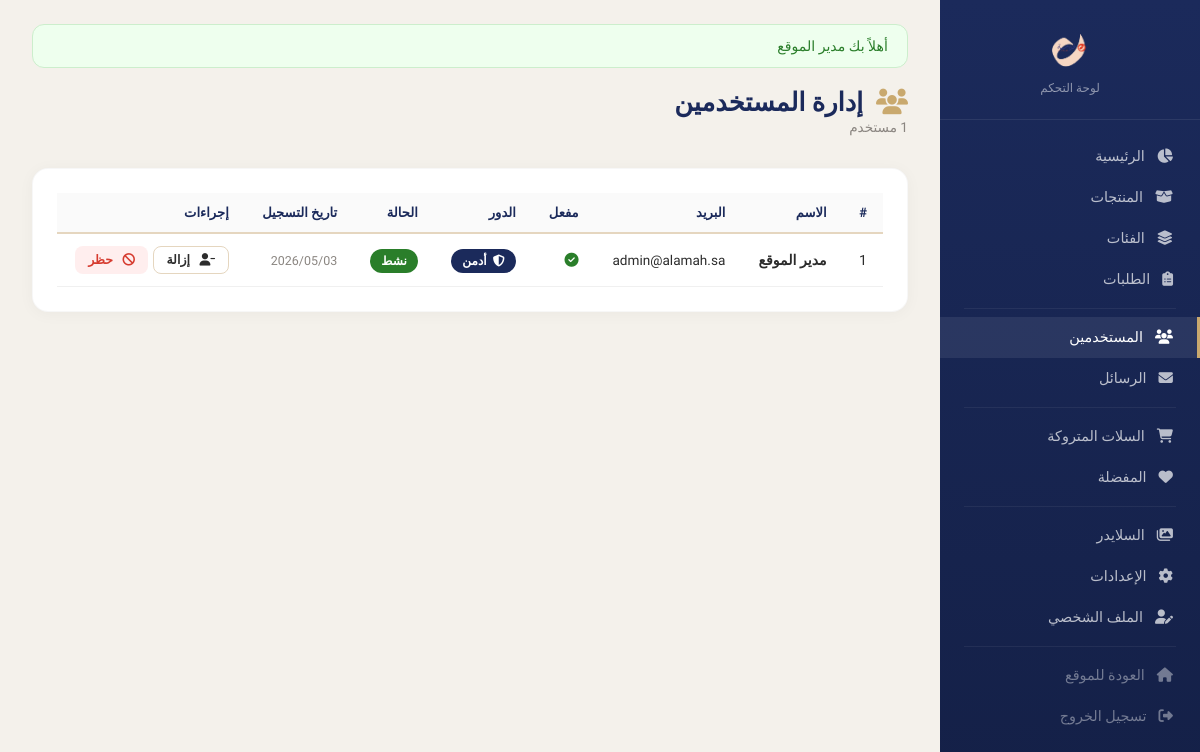
The page /admin/users.php (signed in) on the database its author committed.
### tables this page shows
CREATE TABLE IF NOT EXISTS `users` (
  `id` INT UNSIGNED AUTO_INCREMENT PRIMARY KEY,
  `name` VARCHAR(100) NOT NULL,
  `email` VARCHAR(150) NOT NULL UNIQUE,
  `password_hash` VARCHAR(255) NOT NULL,
  `is_verified` TINYINT(1) DEFAULT 0,
  `is_admin` TINYINT(1) DEFAULT 0,
  `avatar` VARCHAR(255) DEFAULT NULL,
  `status` ENUM('active','banned') DEFAULT 'active',
  `created_at` DATETIME DEFAULT CURRENT_TIMESTAMP,
  `updated_at` DATETIME DEFAULT CURRENT_TIMESTAMP ON UPDATE CURRENT_TIMESTAMP
);

### classes/Database.php (called while the page is built, shortened)
<?php
class Database {
    private static ?PDO $instance = null;
    public static function getInstance(): PDO {
        if (self::$instance === null) {
            try {
                $dsn = 'mysql:host=' . DB_HOST . ';dbname=' . DB_NAME . ';charset=' . DB_CHARSET;
                self::$instance = new PDO($dsn, DB_USER, DB_PASS, [
                    PDO::ATTR_ERRMODE            => PDO::ERRMODE_EXCEPTION,
                    PDO::ATTR_DEFAULT_FETCH_MODE  => PDO::FETCH_ASSOC,
                    PDO::ATTR_EMULATE_PREPARES    => false,
                    PDO::MYSQL_ATTR_INIT_COMMAND  => "SET NAMES utf8mb4 COLLATE utf8mb4_unicode_ci"
                ]);
            } catch (PDOException $e) {
                die('خطأ في الاتصال بقاعدة البيانات: ' . $e->getMessage());
            }
        }
        return self::$instance;
    }
}

### classes/User.php (called while the page is built, shortened)
<?php
require_once __DIR__ . '/Database.php';
class User {
    private PDO $db;
    public function __construct() {
        $this->db = Database::getInstance();
    }
    public function getAll(int $limit = 50, int $offset = 0): array {
        $stmt = $this->db->prepare("SELECT id, name, email, is_verified, is_admin, status, created_at FROM users ORDER BY created_at DESC LIMIT ? OFFSET ?");
        $stmt->execute([$limit, $offset]);
        return $stmt->fetchAll();
    }
}

### includes/functions.php (called while the page is built, shortened)
<?php
function clean(string $str): string {
    return htmlspecialchars(trim($str), ENT_QUOTES, 'UTF-8');
}

### admin/users.php (the view, shortened to what this page needs)
<?php
require_once __DIR__ . '/../classes/User.php';
$userModel = new User();
$users = $userModel->getAll();
require_once __DIR__ . '/includes/header.php';
?>
<div class="admin-topbar"><div><h1><i class="fa-solid fa-users" style="margin-left:0.4rem;color:var(--admin-gold);"></i> إدارة المستخدمين</h1><span class="breadcrumb-text"><?= count($users) ?> مستخدم</span></div></div>
<div class="admin-card">
  <div class="table-responsive">
    <table class="admin-table">
      <thead><tr><th>#</th><th>الاسم</th><th>البريد</th><th>مفعل</th><th>الدور</th><th>الحالة</th><th>تاريخ التسجيل</th><th>إجراءات</th></tr></thead>
      <tbody>
        <?php foreach ($users as $u): ?>
        <tr>
          <td><?= $u['id'] ?></td>
          <td style="font-weight:600;"><?= clean($u['name']) ?></td>
          <td dir="ltr" style="font-size:0.85rem;"><?= clean($u['email']) ?></td>
          <td><?= $u['is_verified'] ? '<i class="fa-solid fa-circle-check" style="color:#2A7E2A;"></i>' : '<i class="fa-solid fa-circle-xmark" style="color:var(--admin-red);"></i>' ?></td>
          <td><?= $u['is_admin'] ? '<span class="badge bg-primary"><i class="fa-solid fa-shield-halved" style="margin-left:0.2rem;"></i> أدمن</span>' : '<span style="color:var(--admin-gray);">مستخدم</span>' ?></td>
          <td><?= $u['status'] === 'active' ? '<span class="badge bg-success">نشط</span>' : '<span class="badge bg-danger">محظور</span>' ?></td>
          <td style="font-size:0.78rem;color:var(--admin-gray);"><?= date('Y/m/d', strtotime($u['created_at'])) ?></td>
          <td style="display:flex;gap:0.3rem;">
            <a href="users.php?toggle_admin=<?= $u['id'] ?>" class="btn-admin btn-admin--outline btn-admin--sm"><?= $u['is_admin'] ? '<i class="fa-solid fa-user-minus" style="margin-left:0.2rem;"></i> إزالة' : '<i class="fa-solid fa-user-shield" style="margin-left:0.2rem;"></i> أدمن' ?></a>
            <a href="users.php?toggle_status=<?= $u['id'] ?>" class="btn-admin btn-admin--sm" style="background:<?= $u['status'] === 'active' ? '#fee' : '#efe' ?>;color:<?= $u['status'] === 'active' ? 'var(--admin-red)' : '#2A7E2A' ?>;"><?= $u['status'] === 'active' ? '<i class="fa-solid fa-ban" style="margin-left:0.2rem;"></i> حظر' : '<i class="fa-solid fa-check" style="margin-left:0.2rem;"></i> رفع' ?></a>
          </td>
        </tr>
        <?php endforeach; ?>
      </tbody>
    </table>
  </div>
</div>
<?php require_once __DIR__ . '/includes/footer.php'; ?>

### admin/css/admin.css (style rules this page uses)
:root { --admin-navy: #1B2A5B; --admin-navy-light: #2A3F7E; --admin-gold: #C9A96E; --admin-red: #D63B2F; --admin-bg: #F4F1EB; --admin-card: #FFFFFF; --admin-sidebar: #1B2A5B; --admin-text: #2C2C2C; --admin-gray: #8A8580; --admin-border: #E5D6BF; --admin-radius: 16px; --admin-shadow: 0 2px 16px rgba(0, 0, 0, 0.04); }
* { margin: 0; padding: 0; box-sizing: border-box; }
body { font-family: 'Tajawal', sans-serif; background: var(--admin-bg); color: var(--admin-text); direction: rtl; text-align: right; min-height: 100vh; }
.admin-topbar { display: flex; align-items: center; justify-content: space-between; margin-bottom: 2rem; flex-wrap: wrap; gap: 1rem; }
.admin-topbar h1 { font-weight: 800; color: var(--admin-navy); font-size: 1.6rem; }
.admin-topbar .breadcrumb-text { color: var(--admin-gray); font-size: 0.85rem; }
.admin-card { background: var(--admin-card); border-radius: var(--admin-radius); box-shadow: var(--admin-shadow); padding: 1.5rem; margin-bottom: 1.5rem; border: 1px solid rgba(0, 0, 0, 0.03); }
.admin-table { width: 100%; border-collapse: collapse; }
.admin-table th { background: #FAFAFA; padding: 0.75rem 1rem; font-weight: 600; color: var(--admin-navy); font-size: 0.82rem; text-align: right; border-bottom: 2px solid var(--admin-border); }
.admin-table td { padding: 0.75rem 1rem; border-bottom: 1px solid #f0f0f0; font-size: 0.88rem; vertical-align: middle; }
.btn-admin { display: inline-flex; align-items: center; gap: 0.4rem; padding: 0.5rem 1.2rem; border: none; border-radius: 10px; font-family: 'Tajawal', sans-serif; font-weight: 600; font-size: 0.85rem; cursor: pointer; transition: all 0.2s; text-decoration: none; }
.btn-admin--outline { background: transparent; border: 1.5px solid var(--admin-border); color: var(--admin-text); }
.btn-admin--sm { padding: 0.35rem 0.8rem; font-size: 0.78rem; border-radius: 8px; }
.badge { font-family: 'Tajawal', sans-serif; font-weight: 600; font-size: 0.75rem; padding: 0.3rem 0.7rem; border-radius: 50px; color: #fff; }
.bg-primary { background: var(--admin-navy) !important; }
.bg-success { background: #2A7E2A !important; }
.table-responsive { overflow-x: auto; }

### rows shown on the page
users: id "1", name "مدير الموقع", email "admin@alamah.sa", is_verified 1 (drawn), is_admin 1 (drawn), status "نشط", created_at "2026/05/03"

### other values the page prints
$flash['message'] "أهلاً بك مدير الموقع"
